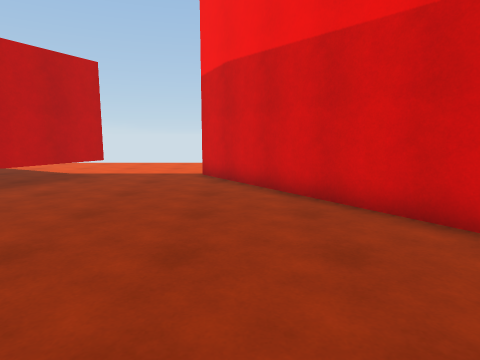
[1] (above)

16 first-person views from a walk through a scene from a Unity 3-D project. The camera is 1.4 m above the floor, tilts 8° down and sees 75° across. The floor is counted in squares, 1 m on a side. Each view is taken from the middle of a square. On the plan, view 1 faces up. The plan holds only what a view shows up to about 14 squares ahead; the rest is blank. The place goes on beyond the plan.

[2]
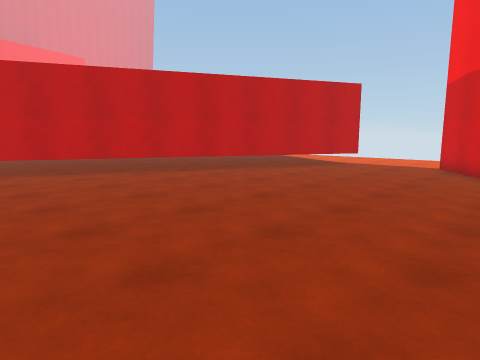

[3]
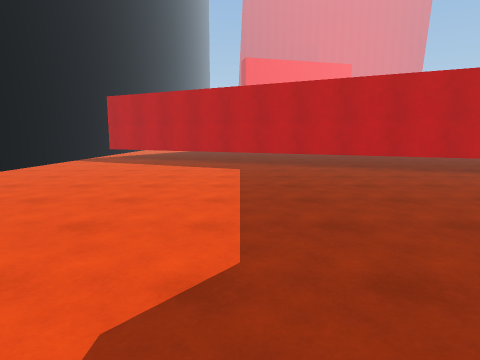

[4]
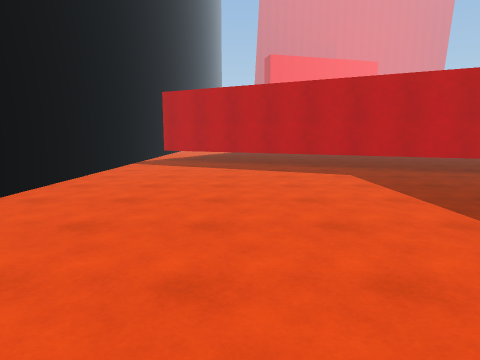

[5]
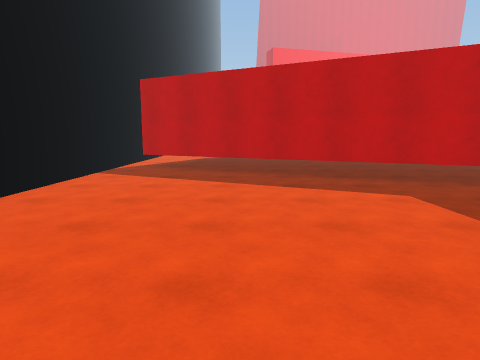

[6]
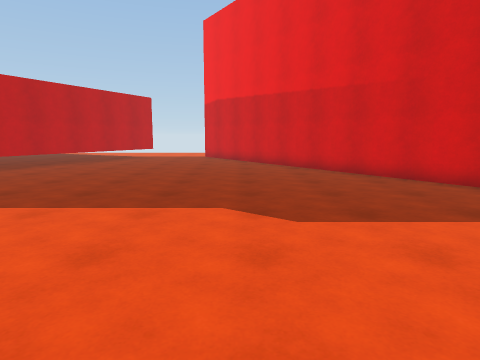

[7]
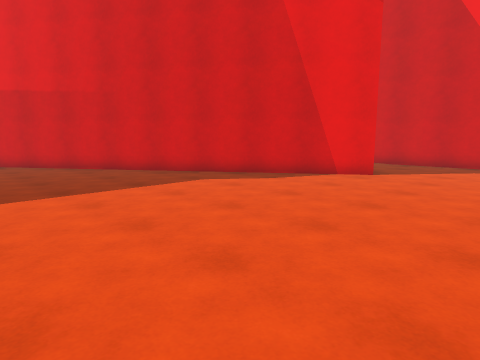

[8]
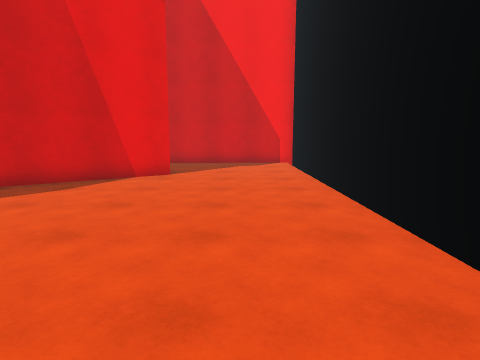

[9]
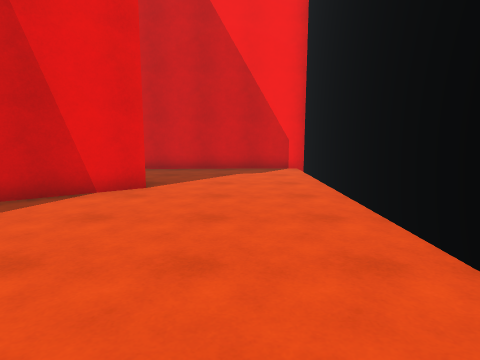

[10]
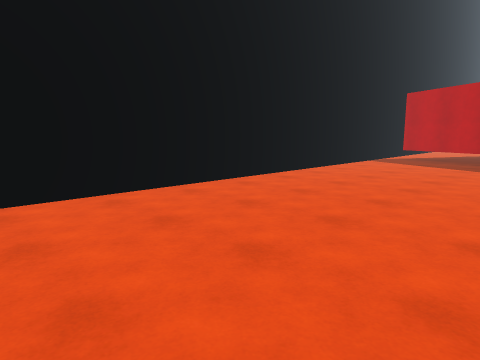

[11]
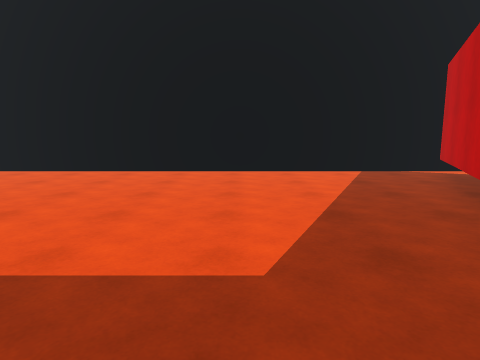

[12]
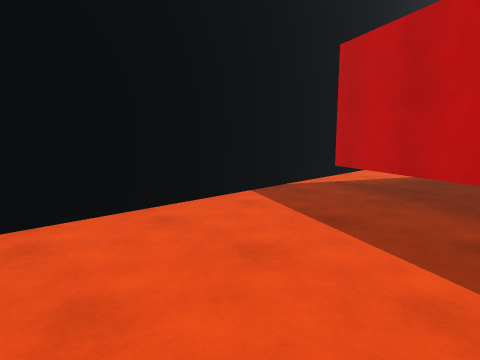

[13]
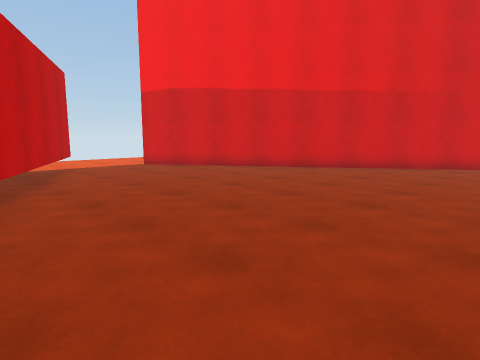

[14]
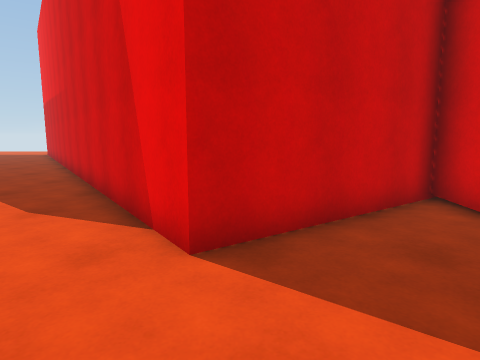

[15]
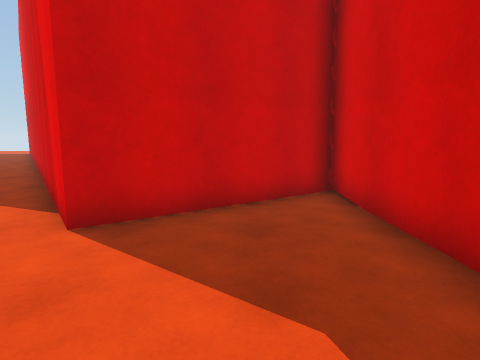

[16]
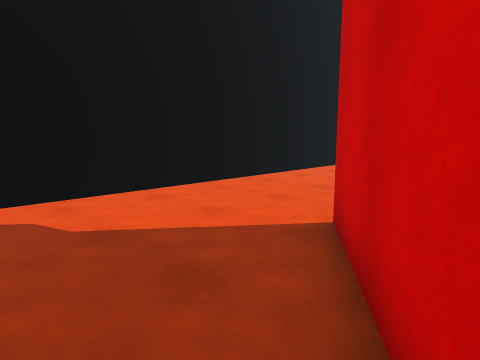

### Floor plan
Points are (right, up) in squares from view 1. A wall is a line through its corners. A room is listed if a view was taken in it or the views show most of it. See-through windows are left out.
Room 1 (views 1, 2, 3, 4, 5, 6, 7, 8, 9, 10, 11, 12, 13, 14, 15, 16)
walls: (4.8, -13.8) (17.6, -13.8) (17.3, -5) (12.4, -8.4) (-1.4, 11.4); (-4.8, 11.1) (-16.3, -12.5); (-17.4, -13.8) (3.1, -13.8)
ways out: opening at (-18, -13)

Positions as (right, up) in squares from view 1, and headings:
1: (0, 0), facing up
2: (2, -4), facing up-left
3: (4, -4), facing left
4: (2, -8), facing left
5: (-2, -8), facing left
6: (1, -10), facing up
7: (1, -13), facing up-right
8: (1, -11), facing right
9: (4, -11), facing right
10: (4, -6), facing down-left
11: (-9, -1), facing down
12: (-8, -8), facing down-left
13: (-9, -3), facing up-right
14: (13, -12), facing up
15: (15, -13), facing up
16: (17, -6), facing down-left
